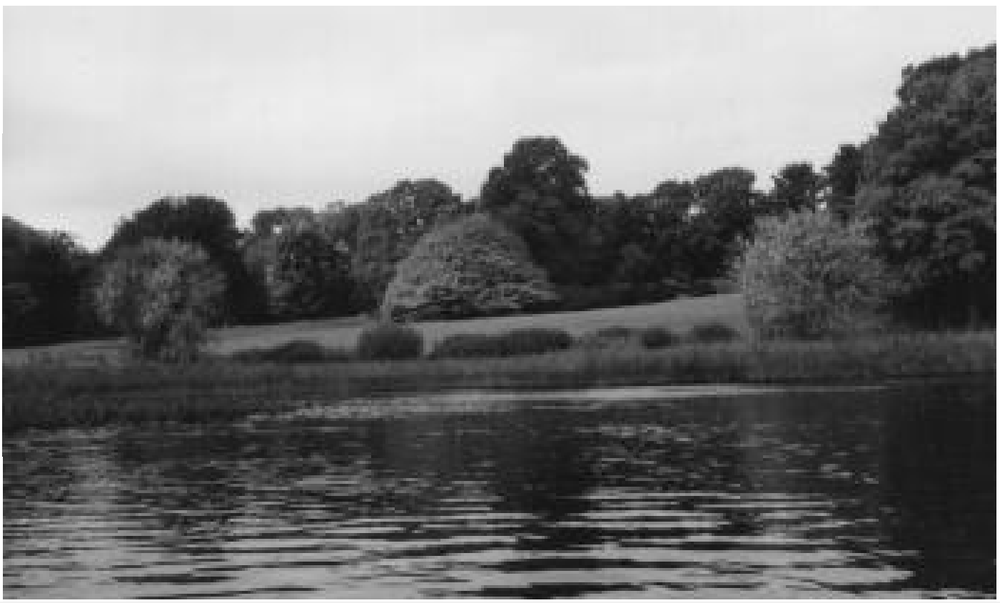
%> input picture Proba/TP1/sources_TP1_proba/autumn.png, 1000 x 603 px, shrunk from 1401 x 845 before the run
$ octave exercice_2.m   (GNU Octave 9; MATLAB toolbox functions it lacks are replaced by stand-ins)
%> lines starting %> are read from the running program, lines starting %| are printed output that depends on the picture
### Proba/TP1/sources_TP1_proba/histogramme_normalise.m
% Fonction histogramme_normalise (exercice_2.m)
% pour creer un hstogramme des valeurs de gris d'une image

function [vecteur_Imin_a_Imax, vecteurs_frequences] = histogramme_normalise(I)

    N = length(I(:));

    % Niveaux de gris min et max
    Imin = min(I(:));
    Imax = max(I(:));

    vecteurs_frequences = histcounts(I(:), Imin:Imax + 1) / N;

    vecteur_Imin_a_Imax = Imin:Imax;

end

### Proba/TP1/sources_TP1_proba/decorrelation_colonnes.m
% Fonction decorrelation_colonnes (exercice_2.m)

function I_decorrelee = decorrelation_colonnes(I)

    I_decorrelee = I;

    I_decorrelee(:, 2:end) = I(:, 2:end) - I(:, 1:end - 1);

end

### Proba/TP1/sources_TP1_proba/exercice_2.m
clear;
close all;
clc;

% Recuperation de la taille de l'ecran pour afficher les figures
taille_ecran = get(0, 'ScreenSize');
L = taille_ecran(3);
H = taille_ecran(4);

% Lecture d'une image interne a Matlab et conversion en niveaux de gris et en doubles :
I = double(rgb2gray(imread('autumn.png')));
%> I: size 603x1000 double; min 2, max 255, mean 114.7

% Calcul de l'histogramme normalise de l'image d'origine :
[vecteur_Imin_a_Imax, vecteurs_frequences] = histogramme_normalise(I); % FONCTION A CODER
%> in histogramme_normalise, `N = length(I(:));`: N = 603000
%> in histogramme_normalise, `Imin = min(I(:));`: Imin = 2
%> in histogramme_normalise, `Imax = max(I(:));`: Imax = 255
%> in histogramme_normalise, `vecteurs_frequences = histcounts(I(:), Imin:Imax + 1) / N;`: vecteurs_frequences = 254 values, max 0.0303 at index 229, min 0 at index 241, mean 0.00394
%> in histogramme_normalise, `vecteur_Imin_a_Imax = Imin:Imax;`: vecteur_Imin_a_Imax = 254 values from 2 to 255
%> vecteur_Imin_a_Imax = 254 values from 2 to 255

% Affichage de l'histogramme normalise de l'image d'origine :
figure('Position', [0.05 * L, 0.5 * H, 0.9 * L, 0.3 * H]);
subplot(1, 2, 1)
imagesc(0:255, 0:1.1 * max(vecteurs_frequences), 0:255)
colormap gray
axis xy
hold on
plot(vecteur_Imin_a_Imax, vecteurs_frequences, 'r.', 'LineWidth', 2);
axis([0 255 0 1.1 * max(vecteurs_frequences)]);
xlabel('Niveau de gris');
ylabel('Frequence');
set(gca, 'FontSize', 15);
title('Histogramme normalise de l''image d''origine')

% Calcul de l'image decorrelee :
I_decorrelee = decorrelation_colonnes(I); % FONCTION A CODER
%> in decorrelation_colonnes, `I_decorrelee(:, 2:end) = I(:, 2:end) - I(:, 1:end - 1);`:
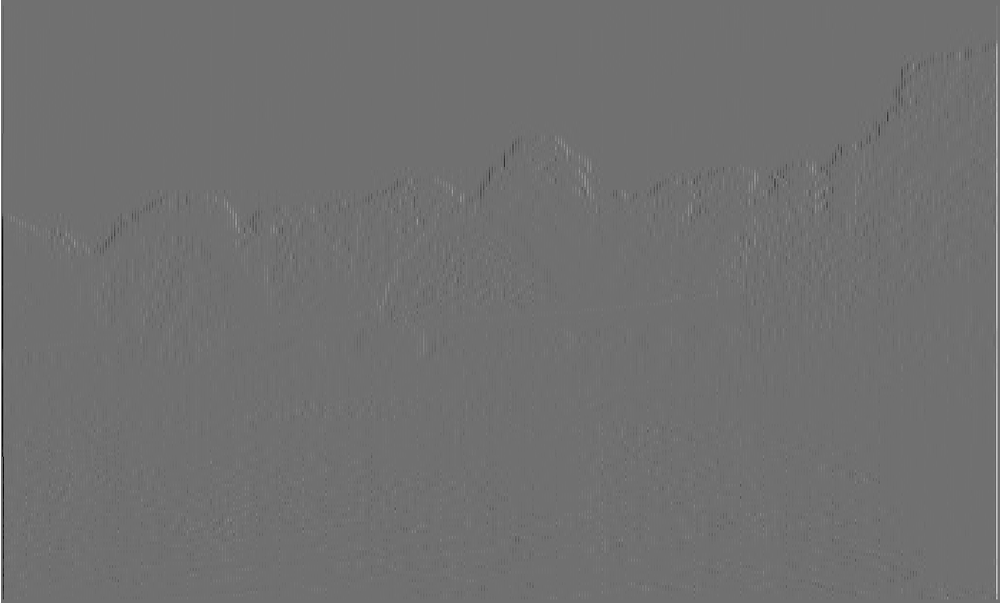
%> I_decorrelee: size 603x1000 double; min -202, max 255, mean 0.3; drawn with min black and max white

% Calcul de l'histogramme normalise de l'image decorrelee :
[vecteur_Imin_a_Imax, vecteurs_frequences] = histogramme_normalise(I_decorrelee); % FONCTION A CODER
%> vecteur_Imin_a_Imax = 458 values from -202 to 255; vecteurs_frequences = 458 values, max 0.507 at index 203, min 0 at index 38, mean 0.00218

% Affichage de l'histogramme normalise de l'image decorrelee :
subplot(1, 2, 2)
imagesc(-255:255, 0:1.1 * max(vecteurs_frequences), -255:255)
colormap gray
axis xy
hold on
plot(vecteur_Imin_a_Imax, vecteurs_frequences, 'r.', 'LineWidth', 2);
axis([-255 255 0 1.1 * max(vecteurs_frequences)]);
xlabel('Niveau de gris');
ylabel('Frequence');
set(gca, 'FontSize', 15);
title('Histogramme normalise de l''image decorrelee')
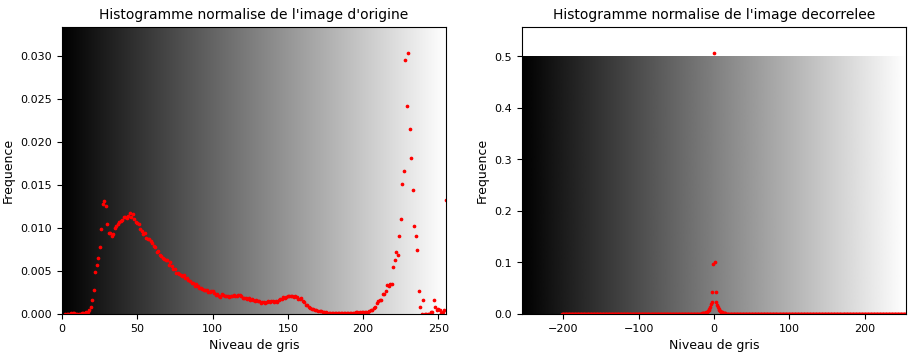
%> figure redrawn from the program's plot data, 2 panels
